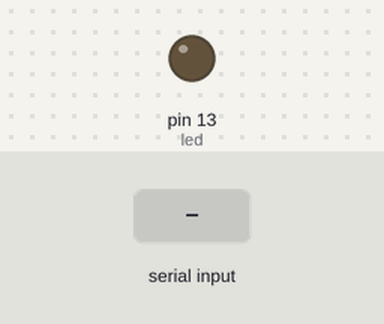
A sketch run on a simulated Arduino Uno, built with avr-gcc and run on an emulated ATmega328P. Shown: output pins drawn as LEDs (lit = HIGH). Inputs (shaded band) come from the test bench.

Above: at 1.2 s.
1.3 s: "1" received over the second serial link
At 2.2 s:
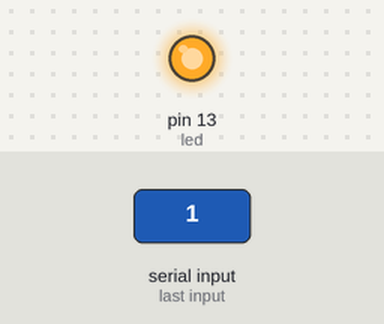
2.8 s: "0" received over the second serial link
At 3.3 s:
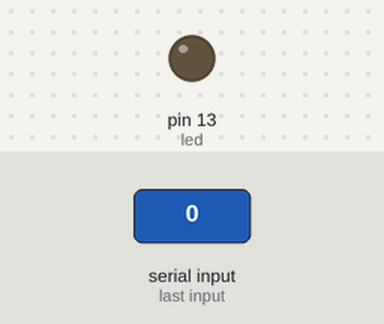
Timing chart, 0 to 5.8 s (numbered marks = the images above; inputs shaded):
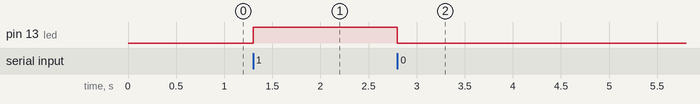

The sketch:

Bluetooth_Led_Lab1.ino
```cpp
#include <SoftwareSerial.h>
SoftwareSerial ModBluetooth(2,3);//TX=2 &  RX=3
char android=0;
int led=13;
void setup() {
  // put your setup code here, to run once:
  pinMode(led,OUTPUT);
  ModBluetooth.begin(9600);
  Serial.begin(9600);
  digitalWrite(led,LOW);
}

void loop() {
  // put your main code here, to run repeatedly:
  if(ModBluetooth.available()){
    android=ModBluetooth.read();
    if(android=='0'){
      digitalWrite(led,LOW);
      delay(500);
    }else if(android=='1'){
      digitalWrite(led,HIGH);
      delay(500);
    }
  }
}
```

Measured:
- after the input at 1.3 s, pin 13 (led): LOW → HIGH at once
- after the input at 2.8 s, pin 13 (led): HIGH → LOW at once
